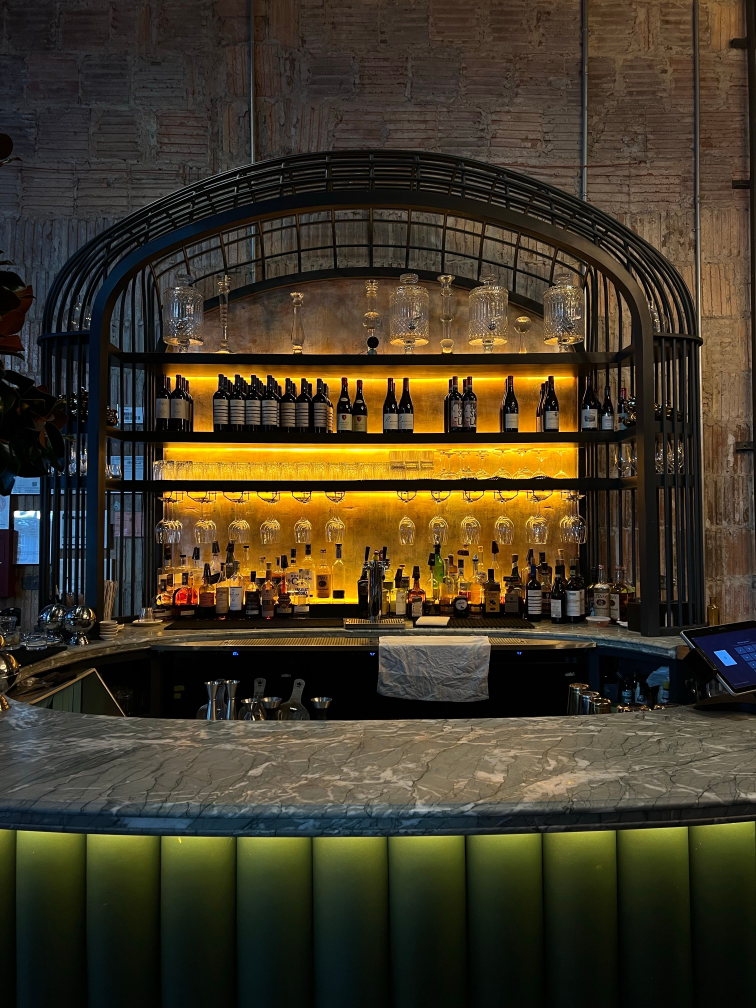
#> input picture Topcat-Worktops-main/Website Demo/assets/site/.src-2026-08-18/commercial-bar-source.jpg, 3024 x 4032 px (shown at 1/4 size)
$ python cut_commercial_bar.py
#> lines starting #> are read from the running program, lines starting #| are printed output that depends on the picture
#!/usr/bin/env python3
"""D305 — the Commercial photograph becomes the marble bar the client sent.

He sent the frame and said: "This is the new image that we are going to use for commercial...
This is the image that we're going to use. Make sure you use this image in the best way."

⛔ WHAT IT REPLACES: a bright white salon interior with no stone in it — generic, and the
opposite of this site's palette. The new frame is a curved MARBLE bar counter under a gold-lit
back bar, which is a commercial stone installation photographed in the dark, warm register the
rest of the site is built in.

⭐⭐ "THE BEST WAY" IS A CROP DECISION, AND THE STONE LEADS IT. The source is 3024x4032, portrait,
and every surface that uses this picture is LANDSCAPE — the leaf page's hero band, the landing
helix card (300x197) and the phone/tablet grid tile. Three 16:9 crops were cut and looked at:
  y  950  the arch and the shelves, counter barely in frame  — atmosphere, no product
  y 1500  the lit back bar WITH the marble counter across the foreground  ← chosen
  y 2000  mostly counter and banquette, the room lost
⭐ The chosen band puts the worktop in the foreground and the gold light behind it, so the thing
being sold is the thing in front, and it survives a further centre-crop into a portrait tile.

⚠️ NEW PREFIX (D241): `service-commercial-bar-*`. The salon ladder `service-commercial-*` stays
on disk — a deleted photograph cannot be recovered from the browser.
"""
from PIL import Image
import os

HERE = os.path.dirname(os.path.abspath(__file__))
SRC = os.path.join(HERE, 'commercial-bar-source.jpg')
OUT = os.path.join(HERE, '..', 'service-commercial-bar')

im = Image.open(SRC)
#> im is the input picture: PIL image 3024x4032 RGB; mean R, G, B 65.5, 56.5, 37.8
W, H = im.size
#> W = 3024; H = 4032
band = round(W * 9 / 16)          # 16:9, the shape every surface wants
#> band = 1701
TOP = 1500                        # chosen by eye against two alternatives
crop = im.crop((0, TOP, W, TOP + band))
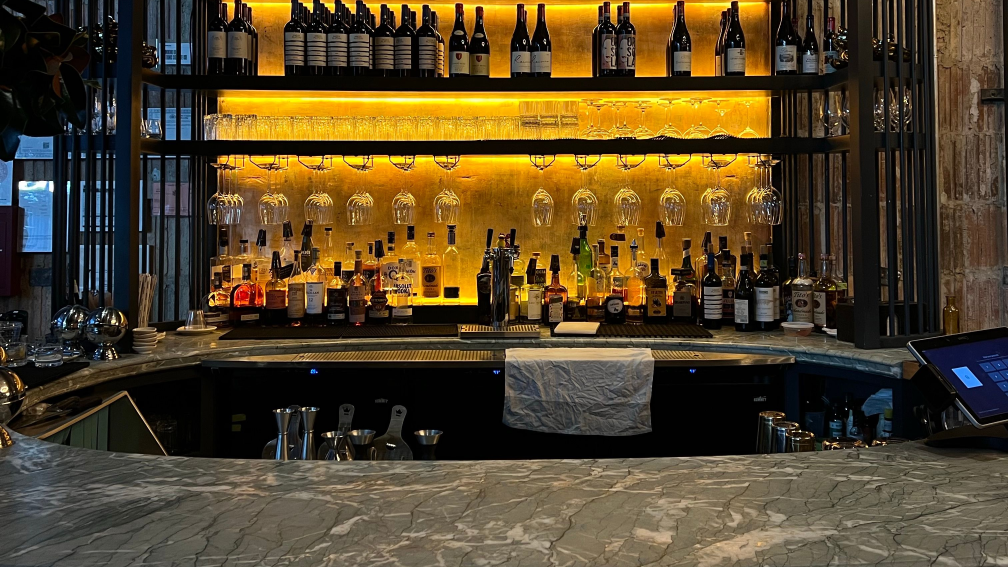
#> crop: PIL image 3024x1701 RGB (shown at 1/3 size); mean R, G, B 83.8, 68.2, 41
crop.save(OUT + '.jpg', 'JPEG', quality=92, optimize=True, progressive=True)
for w in (2400, 1600, 880):       # ⚠️ 2400 is inside the crop's own 3024, so nothing upscales
    h = round(crop.height * w / crop.width)
    # ⚠️ q80, not the pipeline's usual 85: this frame is unusually high-frequency (brick, a wall
    #    of bottles, marble grain) and q85 came out at 280 KB against the site's ~90-160 KB heroes.
    #    Cut at 85 / 80 / 76 and compared at full size — 76 already showed nothing, so 80 is the
    #    safe side of invisible and takes 20% off. Both surfaces also sit under a scrim.
    crop.resize((w, h), Image.LANCZOS).save(f'{OUT}-{w}.webp', 'WEBP', quality=80, method=6)
    print(f'service-commercial-bar-{w}.webp  {w}x{h}')
#> this loop made 3 passes
#> pass 1, `crop.resize((w, h), Image.LANCZOS).save(f'{OUT}-{w}.webp', 'WEBP', qua..`:
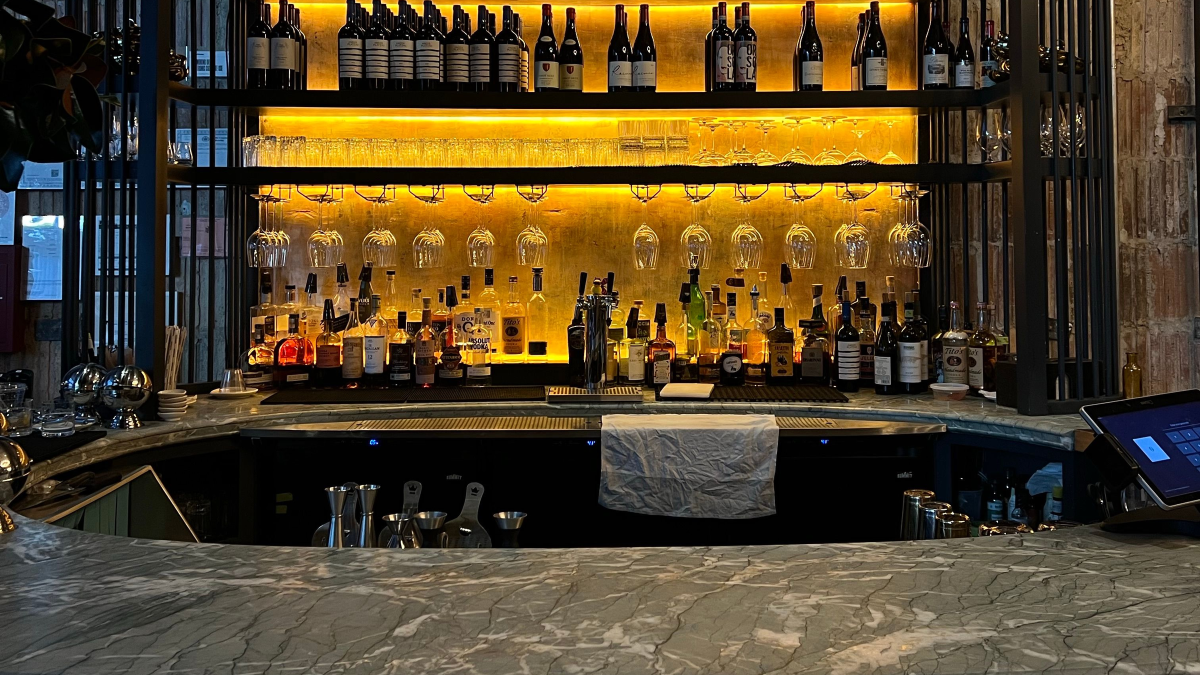
#> saved as service-commercial-bar-2400.webp: PIL image 2400x1350 RGB (shown at 1/2 size); mean R, G, B 83.8, 68.2, 41.1
#> pass 2, `crop.resize((w, h), Image.LANCZOS).save(f'{OUT}-{w}.webp', 'WEBP', qua..`:
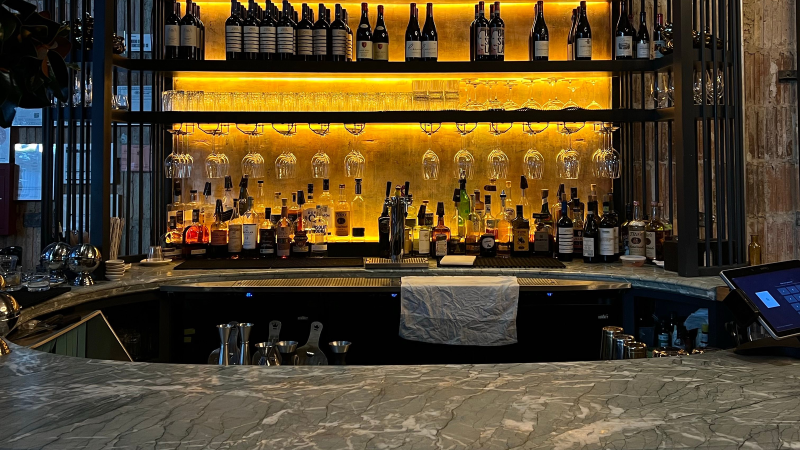
#> saved as service-commercial-bar-1600.webp: PIL image 1600x900 RGB (shown at 1/2 size); mean R, G, B 83.8, 68.2, 41.2
